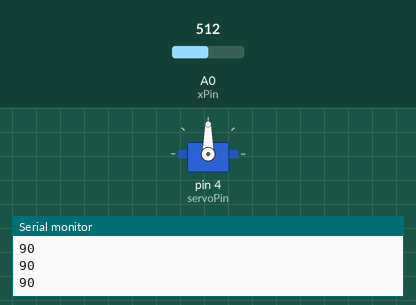
The sketch below on a simulated Arduino Uno, built with avr-gcc and run on an emulated ATmega328P. Parts: servo, the last lines printed to the serial monitor. Inputs (shaded band) come from the test bench; at power-on: A0 (xPin) = 512.

Above: at 1.2 s.
1.3 s: A0 (xPin) set to 716
At 2.3 s:
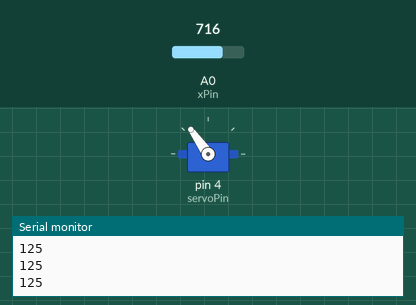
2.8 s: A0 (xPin) set to 900
At 3.8 s:
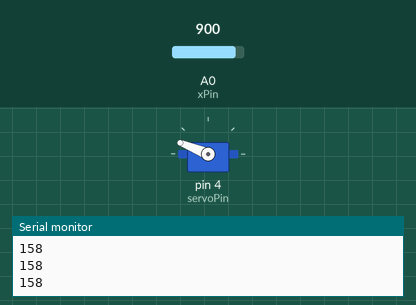
4.3 s: A0 (xPin) set to 1023
At 5.5 s:
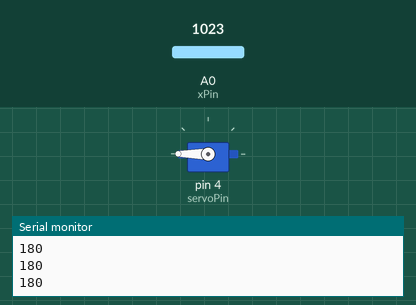
5.8 s: A0 (xPin) set to 306
At 7.0 s:
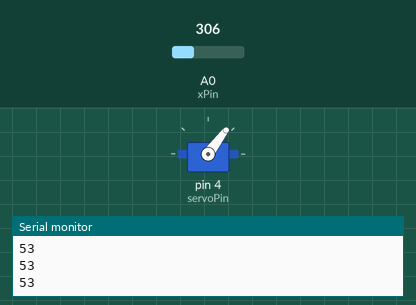
7.3 s: A0 (xPin) set to 122
At 8.5 s:
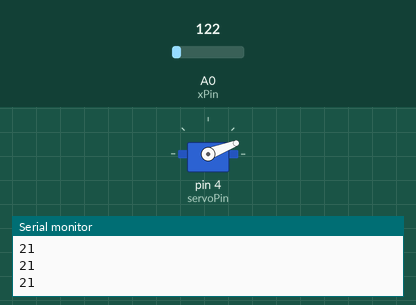
8.8 s: A0 (xPin) set to 0
At 9.2 s:
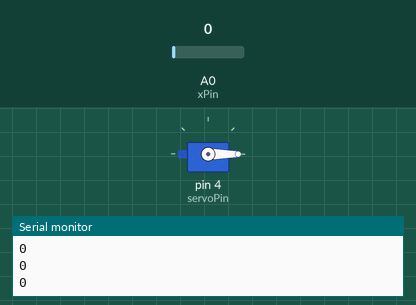
Timing chart, 0 to 11.3 s (numbered marks = the images above; inputs shaded):
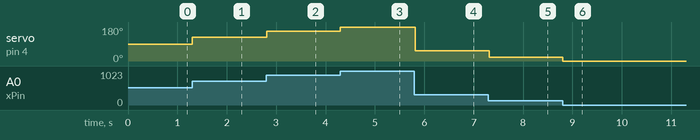

Measured:
- after the input at 1.3 s, servo on pin 4 (servoPin): 90° → 125° at once
- after the input at 2.8 s, servo on pin 4 (servoPin): 125° → 158° at once
- after the input at 4.3 s, servo on pin 4 (servoPin): 158° → 180° at once
- after the input at 5.8 s, servo on pin 4 (servoPin): 180° → 53° at once
- after the input at 7.3 s, servo on pin 4 (servoPin): 53° → 21° at once
- after the input at 8.8 s, servo on pin 4 (servoPin): 21° → 0° at once

The sketch:

test_controle_par_analogue.ino
```cpp
#include <Servo.h>

const int xPin = A0;
const int servoPin = 4;  // Pin de commande du servomoteur

Servo servo;

void setup() {
  Serial.begin(9600);

  // Attache le servomoteur au pin de commande
  servo.attach(servoPin);
}

void loop() {
  // Lit la valeur de l'axe X du joystick
  int xValue = analogRead(xPin);

  // Convertit la valeur lue (qui est un entier compris entre 0 et 1023) en un angle (qui est un entier compris entre 0 et 180 degrés)
  int angle = map(xValue, 0, 1023, 0, 180);

  // Envoie l'angle au servomoteur
  servo.write(angle);

  // Affiche l'angle sur la console série
  Serial.println(angle);

  // Attend 20 millisecondes avant de relire l'angle
  delay(20);
}
```
